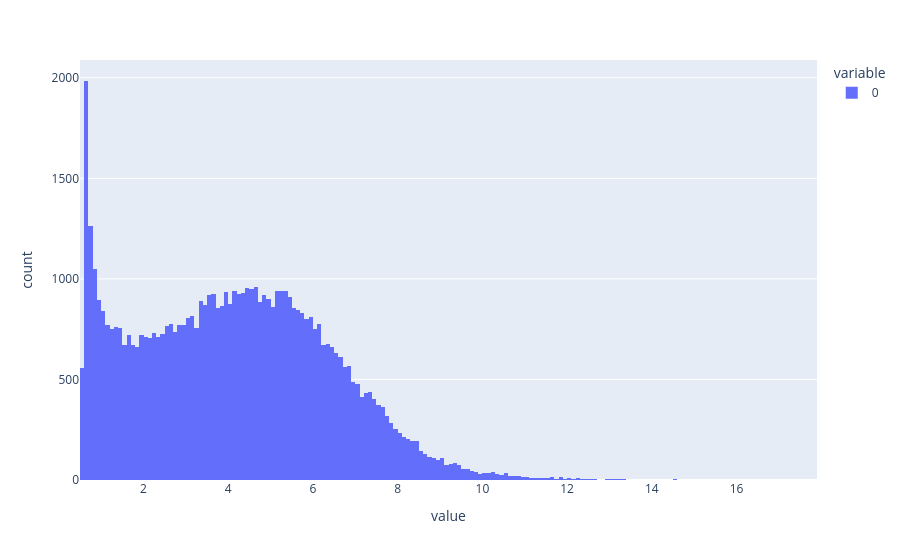

Notebook code for this chart:
### Code cell
deviate = mean - y_pd.cpu().detach().numpy()
sq_dev = deviate * deviate
inner_error = sq_dev / (2 * var + 1e-7)
log_error = 1.5 * np.log(inner_error + 1 + 1e-7) + 0.5 * np.log(var)
print(log_error.mean())
px.histogram(log_error)

### Figure 1 — Plotly figure (JSON) as saved in the notebook; plotly's stock layout.template omitted (floating-point values rounded to 4 significant figures; data arrays with more than 128 entries replaced by an {"elided": "..."} marker saying what was removed)
{"data": [{"bingroup": "x", "hovertemplate": "variable=0<br>value=%{x}<br>count=%{y}<extra></extra>", "legendgroup": "0", "marker": {"color": "#636efa", "pattern": {"shape": ""}}, "name": "0", "orientation": "v", "showlegend": true, "type": "histogram", "x": {"elided": "60000 float values"}, "xaxis": "x", "yaxis": "y"}], "layout": {"barmode": "relative", "legend": {"title": {"text": "variable"}, "tracegroupgap": 0}, "margin": {"t": 60}, "xaxis": {"anchor": "y", "domain": [0, 1], "title": {"text": "value"}}, "yaxis": {"anchor": "x", "domain": [0, 1], "title": {"text": "count"}}}}
